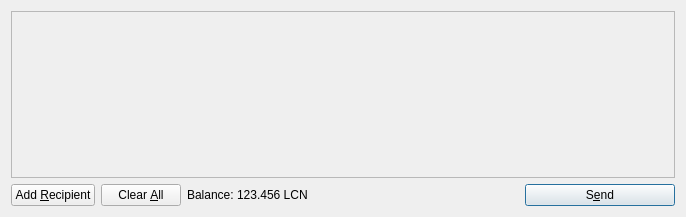
<?xml version="1.0" encoding="UTF-8"?>
<ui version="4.0">
 <class>SendCoinsDialog</class>
 <widget class="QDialog" name="SendCoinsDialog">
  <property name="geometry">
   <rect>
    <x>0</x>
    <y>0</y>
    <width>686</width>
    <height>217</height>
   </rect>
  </property>
  <property name="windowTitle">
   <string>Send Coins</string>
  </property>
  <layout class="QVBoxLayout" name="verticalLayout">
   <item>
    <widget class="QScrollArea" name="scrollArea">
     <property name="widgetResizable">
      <bool>true</bool>
     </property>
     <widget class="QWidget" name="scrollAreaWidgetContents">
      <property name="geometry">
       <rect>
        <x>0</x>
        <y>0</y>
        <width>666</width>
        <height>165</height>
       </rect>
      </property>
      <layout class="QVBoxLayout" name="verticalLayout_2">
       <property name="margin">
        <number>0</number>
       </property>
       <item>
        <layout class="QVBoxLayout" name="entries">
         <property name="spacing">
          <number>6</number>
         </property>
        </layout>
       </item>
       <item>
        <spacer name="verticalSpacer">
         <property name="orientation">
          <enum>Qt::Vertical</enum>
         </property>
         <property name="sizeHint" stdset="0">
          <size>
           <width>20</width>
           <height>40</height>
          </size>
         </property>
        </spacer>
       </item>
      </layout>
     </widget>
    </widget>
   </item>
   <item>
    <layout class="QHBoxLayout" name="horizontalLayout">
     <item>
      <widget class="QPushButton" name="addButton">
       <property name="toolTip">
        <string>Send to multiple recipients at once</string>
       </property>
       <property name="text">
        <string>Add &amp;Recipient</string>
       </property>
       <property name="icon">
        <iconset resource="../bitcoin.qrc">
         <normaloff>:/icons/add</normaloff>:/icons/add</iconset>
       </property>
       <property name="autoDefault">
        <bool>false</bool>
       </property>
      </widget>
     </item>
     <item>
      <widget class="QPushButton" name="clearButton">
       <property name="sizePolicy">
        <sizepolicy hsizetype="Minimum" vsizetype="Fixed">
         <horstretch>0</horstretch>
         <verstretch>0</verstretch>
        </sizepolicy>
       </property>
       <property name="toolTip">
        <string>Remove all transaction fields</string>
       </property>
       <property name="text">
        <string>Clear &amp;All</string>
       </property>
       <property name="icon">
        <iconset resource="../bitcoin.qrc">
         <normaloff>:/icons/remove</normaloff>:/icons/remove</iconset>
       </property>
       <property name="autoRepeatDelay">
        <number>300</number>
       </property>
       <property name="autoDefault">
        <bool>false</bool>
       </property>
      </widget>
     </item>
     <item>
      <layout class="QHBoxLayout" name="horizontalLayout_2">
       <property name="spacing">
        <number>3</number>
       </property>
       <item>
        <widget class="QLabel" name="label">
         <property name="text">
          <string>Balance:</string>
         </property>
        </widget>
       </item>
       <item>
        <widget class="QLabel" name="labelBalance">
         <property name="cursor">
          <cursorShape>IBeamCursor</cursorShape>
         </property>
         <property name="text">
          <string>123.456 LCN</string>
         </property>
         <property name="textInteractionFlags">
          <set>Qt::LinksAccessibleByMouse|Qt::TextSelectableByKeyboard|Qt::TextSelectableByMouse</set>
         </property>
        </widget>
       </item>
      </layout>
     </item>
     <item>
      <spacer name="horizontalSpacer">
       <property name="orientation">
        <enum>Qt::Horizontal</enum>
       </property>
       <property name="sizeHint" stdset="0">
        <size>
         <width>40</width>
         <height>20</height>
        </size>
       </property>
      </spacer>
     </item>
     <item>
      <widget class="QPushButton" name="sendButton">
       <property name="minimumSize">
        <size>
         <width>150</width>
         <height>0</height>
        </size>
       </property>
       <property name="toolTip">
        <string>Confirm the send action</string>
       </property>
       <property name="text">
        <string>S&amp;end</string>
       </property>
       <property name="icon">
        <iconset resource="../bitcoin.qrc">
         <normaloff>:/icons/send</normaloff>:/icons/send</iconset>
       </property>
       <property name="default">
        <bool>true</bool>
       </property>
      </widget>
     </item>
    </layout>
   </item>
  </layout>
 </widget>
 <resources>
  <include location="../bitcoin.qrc"/>
 </resources>
 <connections/>
</ui>
